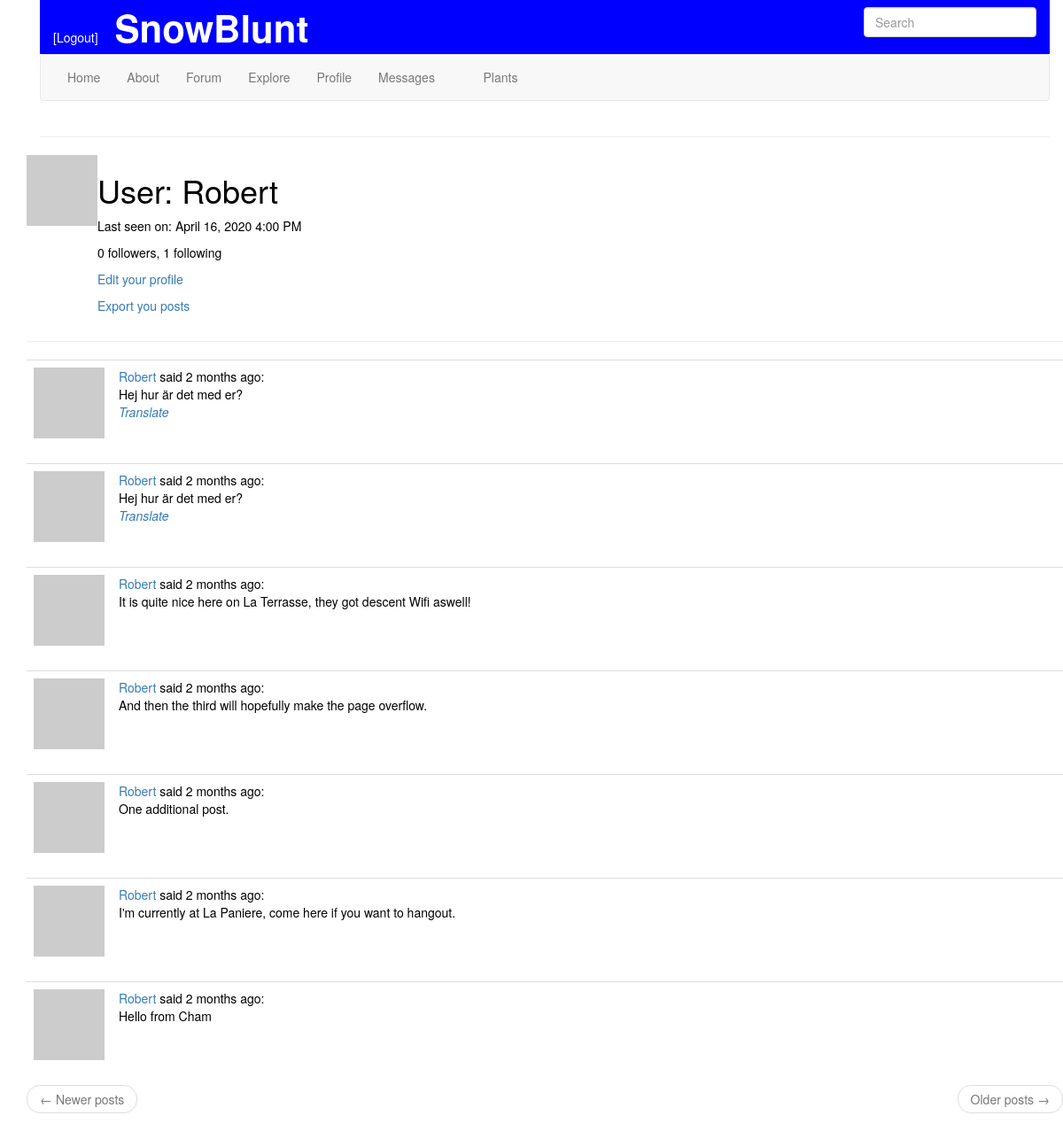
Page /user/Robert (signed in) on the earlier database version.
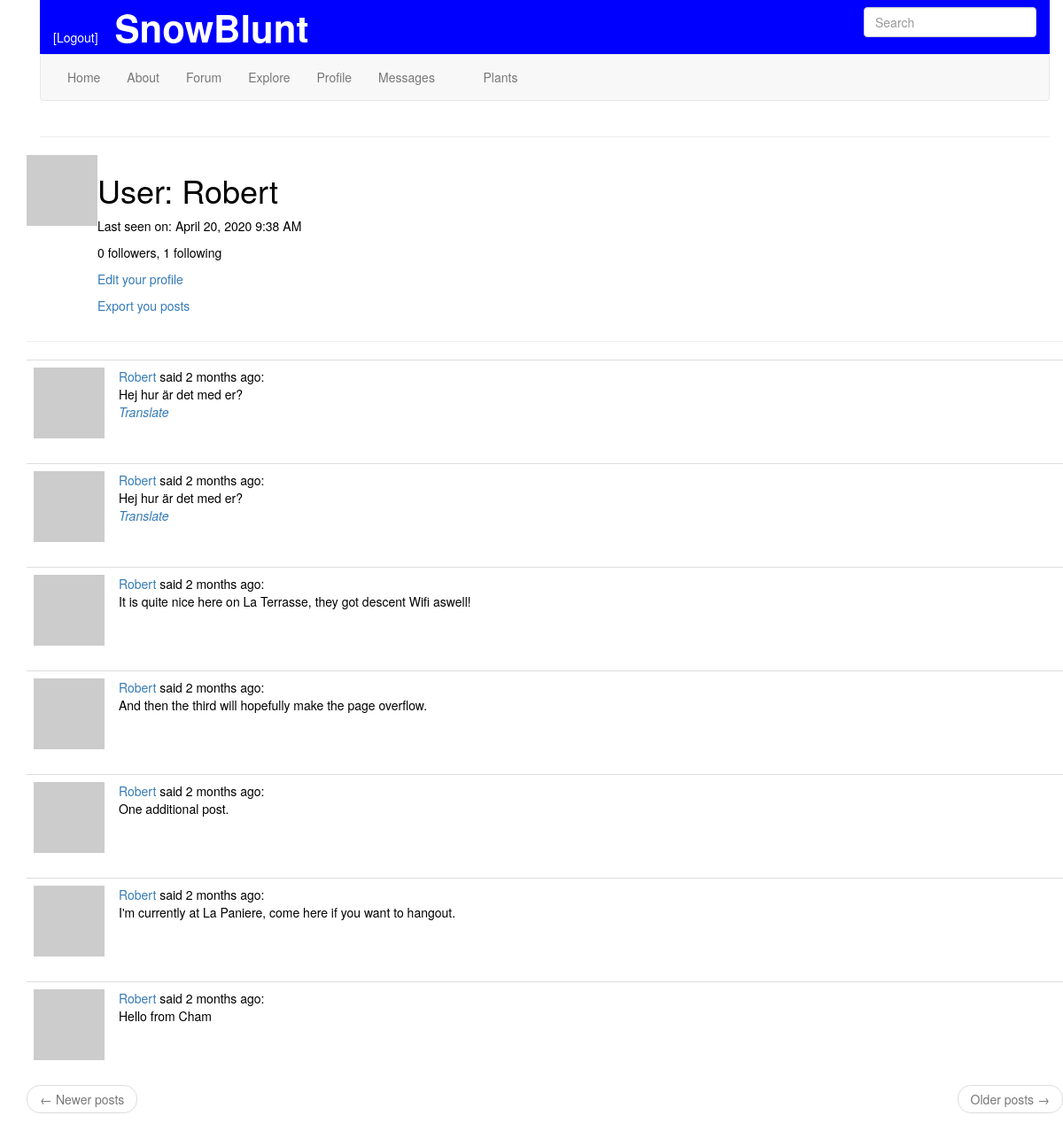
Same page on the later database version.
### app/models.py (models this page shows, shortened)
class User(UserMixin, db.Model):
    id = db.Column(db.Integer, primary_key=True)
    username = db.Column(db.String(64), index=True, unique=True)
    email = db.Column(db.String(120), index=True, unique=True)
    password_hash = db.Column(db.String(128))
    posts = db.relationship('Post', backref='author', lazy='dynamic')
    about_me = db.Column(db.String(140))
    last_seen = db.Column(db.DateTime, default=datetime.utcnow)
    followed = db.relationship(
        'User', secondary=followers,
        primaryjoin=(followers.c.follower_id == id),
        secondaryjoin=(followers.c.followed_id == id),
        backref=db.backref('followers', lazy='dynamic'), lazy='dynamic')
    notifications = db.relationship('Notification', backref='user',
                                    lazy='dynamic')
    tasks = db.relationship('Task', backref='user', lazy='dynamic')
    messages_sent = db.relationship('Message',
                                    foreign_keys='Message.sender_id',
                                    backref='author', lazy='dynamic')
    messages_received = db.relationship('Message',
                                        foreign_keys='Message.recipient_id',
                                        backref='recipient', lazy='dynamic')
    last_message_read_time = db.Column(db.DateTime)
    def avatar(self, size):
        digest = md5(self.email.lower().encode('utf-8')).hexdigest()
        return 'https://www.gravatar.com/avatar/{}?d=identicon&s={}'.format(digest, size)
    def followed_posts(self):
        followed = Post.query.join(
            followers, (followers.c.followed_id == Post.user_id)).filter(
                followers.c.follower_id == self.id)
        own = Post.query.filter_by(user_id=self.id)
        return followed.union(own).order_by(Post.timestamp.desc())
    def new_message(self):
        last_read_time = self.last_message_read_time or datetime(1900, 1, 1)
        return Message.query.filter_by(recipient=self).filter(
            Message.timestamp > last_read_time).count()
    def get_task_in_progress(self, name):
        return Task.query.filter_by(name=name, user=self,
                                    complete=False).first()

class SearchableMixin(object):
    @classmethod
    def before_commit(cls, session):
        session._changes = {
            'add': list(session.new),
            'update': list(session.dirty),
            'delete': list(session.deleted)
        }
    @classmethod
    def after_commit(cls, session):
        for obj in session._changes['add']:
            if isinstance(obj, SearchableMixin):
                add_to_index(obj.__tablename__, obj)
        for obj in session._changes['update']:
            if isinstance(obj, SearchableMixin):
                add_to_index(obj.__tablename__, obj)
        for obj in session._changes['delete']:
            if isinstance(obj, SearchableMixin):
                remove_from_index(obj.__tablename__, obj)
        session._changes = None

class Post(SearchableMixin, db.Model):
    __searchable__ = ['body']
    id = db.Column(db.Integer, primary_key=True)
    body = db.Column(db.String(140))
    timestamp = db.Column(db.DateTime, index=True, default=datetime.utcnow)
    user_id = db.Column(db.Integer, db.ForeignKey('user.id'))
    language = db.Column(db.String(5))

### app/main/routes.py (the view)
@bp.route('/user/<username>')
@login_required
def user(username):
    user = User.query.filter_by(username=username).first_or_404()
    page = request.args.get('page', 1, type=int)
    posts = current_user.followed_posts().paginate(page,
                                               current_app.config['POSTS_PER_PAGE'],
                                               False)
    next_url = url_for('main.user', username=user.username, page=posts.next_num) \
        if posts.has_next else None
    prev_url = url_for('main.user', username=user.username, page=posts.prev_num) \
        if posts.has_prev else None
    return render_template('user.html', user=user, posts=posts.items,
                           next_url=next_url, prev_url=prev_url)

### app/main/forms.py
class SearchForm(FlaskForm):
    q = StringField(_l('Search'), validators=[DataRequired()])
    def __init__(self, *args, **kwargs):
        if 'formdata' not in kwargs:
            kwargs['formdata'] = request.args
        if 'csrf_enabled' not in kwargs:
            kwargs['csrf_enabled'] = False
        super(SearchForm, self).__init__(*args, **kwargs)

### app/main/routes.py (called while the page is built)
@bp.before_request
def before_request():
    if current_user.is_authenticated:
        current_user.last_seen = datetime.utcnow()
        db.session.commit()
        g.search_form = SearchForm()
    g.locale = str(get_locale())

### app/models.py (called while the page is built)
@login.user_loader
def load_user(id):
    return User.query.get(int(id))

### app/templates/user.html (shortened to what this page needs)
{% extends "template.html" %}
{% block app_content %}
    <table>
        <tr valign="top">
            <td><img src="{{ user.avatar(128) }}"></td>
            <td>
                <h1>User: {{ user.username }}</h1>
                {% if user.last_seen %}
                  <p>Last seen on: {{ moment(user.last_seen).format('LLL') }}</p>
                {% endif %}
                <p>{{ user.followers.count() }} followers, {{ user.followed.count() }} following </p>
                {% if user == current_user %}
                  <p>
                    <a href="{{ url_for('main.edit_profile') }}">Edit your profile</a>
                  </p>
                  {% if not current_user.get_task_in_progress('export_posts') %}
                    <p>
                      <a href="{{ url_for('main.export_posts') }}">
                        {{ _('Export you posts') }}
                      </a>
                    </p>
                  {% endif %}
                {% elif not current_user.is_following(user) %}
                  <p>
                    <a href="{{ url_for('main.follow', username=user.username) }}">Follow</a>
                  </p>
                {% else %}
                  <p>
                    <a href="{{ url_for('main.unfollow', username=user.username) }}">Unfollow</a>
                  </p>
                {% endif %}
            </td>
    </table>
    <hr>
    {% for post in posts %}
        {% include '_post.html' %}
    {% endfor %}
    <nav aria-label="...">
      <ul class="pager">
        <li class="previous{% if not prev_url %} disabled{% endif %}">
          <a href="{{ prev_url or '#'}}">
            <span aria-hidden="true">&larr;</span> Newer posts
          </a>
        </li>
        <li class="next{% if not next_url %} disabled{% endif %}">
          <a href="{{ next_url or '#'}}">
            Older posts <span aria-hidden="true">&rarr;</span>
          </a>
        </li>
      </ul>
    </nav>
{% endblock %}

### app/templates/template.html (shortened to what this page needs)
{% extends 'bootstrap/base.html' %}
{% block styles %}
{{ super() }}
  <link rel="stylesheet"
        href="{{ url_for('static', filename='css/template.css') }}">
{% endblock %}
{% block navbar %}
  <div class="container">
      <div class="banner" style="color: white;">
          {% if current_user.is_anonymous %}
          <a class="login" href="{{ url_for('auth.login') }}">[Login]</a>
          {% else %}
          <a class="login" href="{{ url_for('auth.logout') }}">[Logout]</a>
          {% endif %}
          <a class="logo"><b>SnowBlunt</b></a>
          {% if g.search_form %}
            <form class="navbar-form navbar-right" method="get"
                action="{{ url_for('main.search') }}">
              <div class="form-group">
                {{ g.search_form.q(size=20, class='form-control',
                    placeholder=g.search_form.q.label.text) }}
              </div>
            </form>
          {% endif %}
      </div>
      <nav class="navbar navbar-default">
      <div class="collapse navbar-collapse" id="bs-example-navbar-collapse-1">
              <ul class="nav navbar-nav">
                  <li><a href="{{ url_for('main.home') }}">Home</a></li>
                  <li><a href="{{ url_for('main.about') }}">About</a></li>
                  <li><a href="{{ url_for('main.forum') }}">Forum</a></li>
                  <li><a href="{{ url_for('main.explore') }}">Explore</a></li>
                  {% if current_user.is_authenticated %}
                  <li><a href="{{ url_for('main.user', username=current_user.username) }}">Profile</a></li>
                  <li>
                    <a href="{{ url_for('main.messages') }}">
                      Messages
                      {% set new_messages = current_user.new_message() %}
                    </a>
                  </li>
                  <li><a href="{{ url_for('main.plants') }}">Plants</a></li>
                  {% endif %}
              </ul>
          </div>
        </nav>
  </div>
  <div class="container">
    <hr>
  </div>
{% endblock %}
{% block content %}
  {% block app_content %}
  {% endblock %}
{% endblock %}

### app/templates/_post.html
<table class="table table-hover">
    <tr valign="top">
        <td width="70px">
          <a href="{{ url_for('main.user', username=post.author.username)}}">
          <img src="{{ post.author.avatar(36) }}">
        </td>
        <td>
            <span class="user_popup">
              <a href="{{ url_for('main.user', username=post.author.username)}}">
                {{ post.author.username }}
              </a>
            </span>
          said {{ moment(post.timestamp).fromNow() }}: <br>
          <span id="post{{ post.id }}">{{ post.body }}</span> <br>
          {% if post.language and post.langage != g.locale %}
          <span style='font-style: italic' id="translation{{ post.id }}">
            <a href="javascript:translate(
                      '#post{{ post.id }}',
                      '#translation{{ post.id }}',
                      '{{ post.language }}',
                      '{{ g.locale }}');">{{ _('Translate') }}</a>
          </span>
          {% endif %}
        </td>
    </tr>
</table>

### app/static/css/template.css (style rules this page uses)
body { color: black; padding-left: 30px }
.banner { background: blue; padding-left: 15px; padding-right: 15px; }
.logo { background: blue; font-size: 3em; color: white; padding-left: 15px; }
.login { color: white; }

Differences in the rows shown:
changed User "Robert": last_seen "April 16, 2020 4:00 PM" → "April 20, 2020 9:38 AM"
